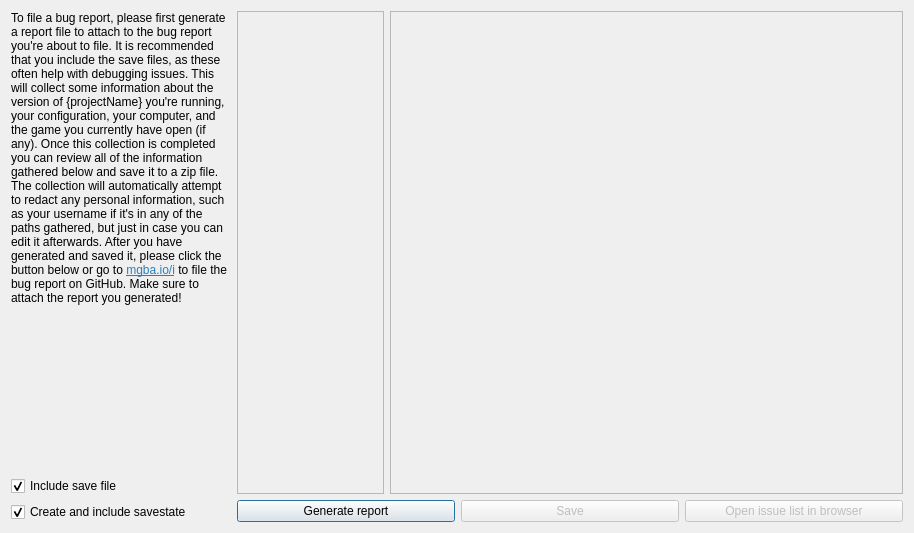
<?xml version="1.0" encoding="UTF-8"?>
<ui version="4.0">
 <class>QGBA::ReportView</class>
 <widget class="QDialog" name="QGBA::ReportView">
  <property name="geometry">
   <rect>
    <x>0</x>
    <y>0</y>
    <width>914</width>
    <height>533</height>
   </rect>
  </property>
  <property name="windowTitle">
   <string>Generate Bug Report</string>
  </property>
  <layout class="QGridLayout" name="gridLayout" columnstretch="3,2,7">
   <item row="1" column="1" rowspan="3">
    <widget class="QListWidget" name="fileList">
     <property name="enabled">
      <bool>false</bool>
     </property>
     <property name="sizePolicy">
      <sizepolicy hsizetype="Minimum" vsizetype="Expanding">
       <horstretch>0</horstretch>
       <verstretch>0</verstretch>
      </sizepolicy>
     </property>
     <property name="sizeAdjustPolicy">
      <enum>QAbstractScrollArea::AdjustToContents</enum>
     </property>
     <property name="editTriggers">
      <set>QAbstractItemView::NoEditTriggers</set>
     </property>
     <property name="showDropIndicator" stdset="0">
      <bool>false</bool>
     </property>
     <property name="horizontalScrollMode">
      <enum>QAbstractItemView::ScrollPerPixel</enum>
     </property>
    </widget>
   </item>
   <item row="1" column="2" rowspan="3">
    <widget class="QPlainTextEdit" name="fileView">
     <property name="enabled">
      <bool>false</bool>
     </property>
     <property name="sizePolicy">
      <sizepolicy hsizetype="MinimumExpanding" vsizetype="Expanding">
       <horstretch>0</horstretch>
       <verstretch>0</verstretch>
      </sizepolicy>
     </property>
     <property name="textInteractionFlags">
      <set>Qt::TextEditorInteraction</set>
     </property>
    </widget>
   </item>
   <item row="1" column="0">
    <widget class="QLabel" name="description">
     <property name="sizePolicy">
      <sizepolicy hsizetype="Preferred" vsizetype="MinimumExpanding">
       <horstretch>0</horstretch>
       <verstretch>0</verstretch>
      </sizepolicy>
     </property>
     <property name="text">
      <string>&lt;html&gt;&lt;head/&gt;&lt;body&gt;&lt;p&gt;To file a bug report, please first generate a report file to attach to the bug report you're about to file. It is recommended that you include the save files, as these often help with debugging issues. This will collect some information about the version of {projectName} you're running, your configuration, your computer, and the game you currently have open (if any). Once this collection is completed you can review all of the information gathered below and save it to a zip file. The collection will automatically attempt to redact any personal information, such as your username if it's in any of the paths gathered, but just in case you can edit it afterwards. After you have generated and saved it, please click the button below or go to &lt;a href=&quot;https://mgba.io/i/&quot;&gt;&lt;span style=&quot; text-decoration: underline; color:#2980b9;&quot;&gt;mgba.io/i&lt;/span&gt;&lt;/a&gt; to file the bug report on GitHub. Make sure to attach the report you generated!&lt;/p&gt;&lt;/body&gt;&lt;/html&gt;</string>
     </property>
     <property name="alignment">
      <set>Qt::AlignLeading|Qt::AlignLeft|Qt::AlignTop</set>
     </property>
     <property name="wordWrap">
      <bool>true</bool>
     </property>
     <property name="openExternalLinks">
      <bool>true</bool>
     </property>
    </widget>
   </item>
   <item row="4" column="1" rowspan="2" colspan="2">
    <layout class="QHBoxLayout" name="horizontalLayout_2">
     <item>
      <widget class="QPushButton" name="generate">
       <property name="text">
        <string>Generate report</string>
       </property>
       <property name="icon">
        <iconset theme="view-refresh">
         <normaloff>../../../../../../</normaloff>../../../../../../</iconset>
       </property>
      </widget>
     </item>
     <item>
      <widget class="QPushButton" name="save">
       <property name="enabled">
        <bool>false</bool>
       </property>
       <property name="text">
        <string>Save</string>
       </property>
       <property name="icon">
        <iconset theme="document-save">
         <normaloff>../../../../../../</normaloff>../../../../../../</iconset>
       </property>
      </widget>
     </item>
     <item>
      <widget class="QPushButton" name="openList">
       <property name="enabled">
        <bool>false</bool>
       </property>
       <property name="text">
        <string>Open issue list in browser</string>
       </property>
       <property name="icon">
        <iconset theme="document-send">
         <normaloff>../../../../../../</normaloff>../../../../../../</iconset>
       </property>
      </widget>
     </item>
    </layout>
   </item>
   <item row="2" column="0" rowspan="4">
    <layout class="QVBoxLayout" name="verticalLayout">
     <item>
      <widget class="QCheckBox" name="includeSave">
       <property name="sizePolicy">
        <sizepolicy hsizetype="Minimum" vsizetype="Fixed">
         <horstretch>0</horstretch>
         <verstretch>0</verstretch>
        </sizepolicy>
       </property>
       <property name="text">
        <string>Include save file</string>
       </property>
       <property name="checked">
        <bool>true</bool>
       </property>
      </widget>
     </item>
     <item>
      <widget class="QCheckBox" name="includeState">
       <property name="sizePolicy">
        <sizepolicy hsizetype="Minimum" vsizetype="Fixed">
         <horstretch>0</horstretch>
         <verstretch>0</verstretch>
        </sizepolicy>
       </property>
       <property name="text">
        <string>Create and include savestate</string>
       </property>
       <property name="checked">
        <bool>true</bool>
       </property>
      </widget>
     </item>
    </layout>
   </item>
  </layout>
 </widget>
 <resources/>
 <connections>
  <connection>
   <sender>openList</sender>
   <signal>clicked()</signal>
   <receiver>QGBA::ReportView</receiver>
   <slot>openBugReportPage()</slot>
   <hints>
    <hint type="sourcelabel">
     <x>593</x>
     <y>442</y>
    </hint>
    <hint type="destinationlabel">
     <x>357</x>
     <y>234</y>
    </hint>
   </hints>
  </connection>
  <connection>
   <sender>generate</sender>
   <signal>clicked()</signal>
   <receiver>QGBA::ReportView</receiver>
   <slot>generateReport()</slot>
   <hints>
    <hint type="sourcelabel">
     <x>121</x>
     <y>432</y>
    </hint>
    <hint type="destinationlabel">
     <x>357</x>
     <y>229</y>
    </hint>
   </hints>
  </connection>
  <connection>
   <sender>save</sender>
   <signal>clicked()</signal>
   <receiver>QGBA::ReportView</receiver>
   <slot>save()</slot>
   <hints>
    <hint type="sourcelabel">
     <x>357</x>
     <y>432</y>
    </hint>
    <hint type="destinationlabel">
     <x>357</x>
     <y>229</y>
    </hint>
   </hints>
  </connection>
 </connections>
 <slots>
  <slot>generateReport()</slot>
  <slot>save()</slot>
  <slot>openBugReportPage()</slot>
 </slots>
</ui>
